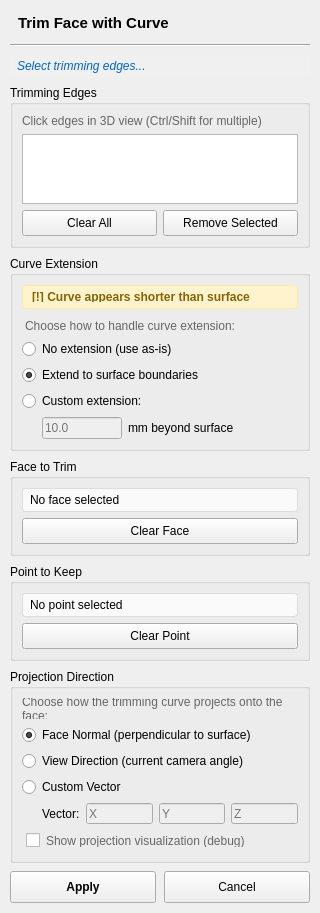
<?xml version="1.0" encoding="UTF-8"?>
<!-- 
Trim Face Dialog UI - Qt Designer XML Layout

This UI file demonstrates conditional rendering for Phase 1 of Automatic Curve Extension.
Key UI patterns for novices to understand:

1. Conditional Visibility: extensionGroup is hidden by default (visible=false)
   - Shown/hidden programmatically based on curve coverage detection
   - Like React's {condition && <Component />} but with setVisible()

2. Event-Ready Structure: All interactive elements have object names
   - These names are referenced in dialog_panel.py for event handling
   - Example: extensionNoneRadio connects to on_extension_changed()

3. Progressive Disclosure: Advanced options appear when needed
   - Extension controls only show when curves are detected as short
   - Keeps interface clean for common use cases

4. Layout Hierarchy: Proper grouping with QGroupBox containers
   - Organizes related controls visually and logically
   - Makes the interface easier to understand and navigate
-->
<ui version="4.0">
    <class>TrimFaceDialog</class>
    <widget class="QWidget" name="TrimFaceDialog">
        <property name="geometry">
            <rect>
                <x>0</x>
                <y>0</y>
                <width>320</width>
                <height>480</height>
            </rect>
        </property>
        <property name="windowTitle">
            <string>Trim Face</string>
        </property>
        <layout class="QVBoxLayout" name="verticalLayout">
            <property name="spacing">
                <number>8</number>
            </property>
            <property name="leftMargin">
                <number>10</number>
            </property>
            <property name="topMargin">
                <number>10</number>
            </property>
            <property name="rightMargin">
                <number>10</number>
            </property>
            <property name="bottomMargin">
                <number>10</number>
            </property>
            <item>
                <widget class="QLabel" name="titleLabel">
                    <property name="text">
                        <string>Trim Face with Curve</string>
                    </property>
                    <property name="styleSheet">
                        <string notr="true">font-weight: bold; font-size: 11pt; padding: 4px;</string>
                    </property>
                </widget>
            </item>
            <item>
                <widget class="Line" name="line">
                    <property name="orientation">
                        <enum>Qt::Horizontal</enum>
                    </property>
                </widget>
            </item>
            <item>
                <widget class="QLabel" name="statusLabel">
                    <property name="text">
                        <string>Select trimming edges...</string>
                    </property>
                    <property name="styleSheet">
                        <string notr="true">color: #0066cc; font-style: italic; padding: 4px;
                            background-color: #f0f0f0; border-radius: 3px;</string>
                    </property>
                    <property name="wordWrap">
                        <bool>true</bool>
                    </property>
                </widget>
            </item>
            <item>
                <widget class="QGroupBox" name="curvesGroup">
                    <property name="title">
                        <string>Trimming Edges</string>
                    </property>
                    <layout class="QVBoxLayout" name="verticalLayout_2">
                        <item>
                            <widget class="QLabel" name="curveHintLabel">
                                <property name="text">
                                    <string>Click edges in 3D view (Ctrl/Shift for multiple)</string>
                                </property>
                                <property name="styleSheet">
                                    <string notr="true">color: #666; font-size: 9pt;</string>
                                </property>
                            </widget>
                        </item>
                        <item>
                            <widget class="QListWidget" name="curveListWidget">
                                <property name="maximumSize">
                                    <size>
                                        <width>16777215</width>
                                        <height>90</height>
                                    </size>
                                </property>
                            </widget>
                        </item>
                        <item>
                            <layout class="QHBoxLayout" name="curveButtonLayout">
                                <item>
                                    <widget class="QPushButton" name="clearCurvesButton">
                                        <property name="text">
                                            <string>Clear All</string>
                                        </property>
                                        <property name="minimumSize">
                                            <size>
                                                <width>0</width>
                                                <height>26</height>
                                            </size>
                                        </property>
                                    </widget>
                                </item>
                                <item>
                                    <widget class="QPushButton" name="removeCurveButton">
                                        <property name="text">
                                            <string>Remove Selected</string>
                                        </property>
                                        <property name="minimumSize">
                                            <size>
                                                <width>0</width>
                                                <height>26</height>
                                            </size>
                                        </property>
                                    </widget>
                                </item>
                            </layout>
                        </item>
                    </layout>
                </widget>
            </item>
            <!-- 
  Phase 1: Conditional UI Group for Automatic Curve Extension
  
  This group demonstrates conditional rendering - it's hidden by default
  and only shown when curves are detected as shorter than the face surface.
  
  Key implementation details:
  - visible="false": Hidden until detection shows extension is needed
  - extensionWarningLabel: Yellow warning to alert user
  - Three radio buttons: User choices for extension handling
  - Custom extension widget: Only enabled when custom radio is selected
  
  Integration point: dialog_panel.py.check_and_show_extension_controls()
  -->
            <item>
                <widget class="QGroupBox" name="extensionGroup">
                    <property name="title">
                        <string>Curve Extension</string>
                    </property>
                    <!-- Conditional Rendering: Hidden by default, shown when needed -->
                    <property name="visible">
                        <bool>false</bool>
                    </property>
                    <layout class="QVBoxLayout" name="verticalLayout_extension">
                        <item>
                            <widget class="QLabel" name="extensionWarningLabel">
                                <property name="text">
                                    <string>[!] Curve appears shorter than surface</string>
                                </property>
                                <!-- Warning styling: Yellow background to draw attention -->
                                <property name="styleSheet">
                                    <string notr="true">color: #856404; background-color: #fff3cd;
                                        border: 1px solid #ffeaa7; border-radius: 3px; padding: 6px;
                                        font-weight: bold;</string>
                                </property>
                            </widget>
                        </item>
                        <item>
                            <widget class="QLabel" name="extensionHintLabel">
                                <property name="text">
                                    <string>Choose how to handle curve extension:</string>
                                </property>
                                <property name="styleSheet">
                                    <string notr="true">color: #666; font-size: 9pt; padding-top:
                                        4px;</string>
                                </property>
                            </widget>
                        </item>
                        <!-- Extension Mode Options: User preference capture -->
                        <item>
                            <widget class="QRadioButton" name="extensionNoneRadio">
                                <property name="text">
                                    <string>No extension (use as-is)</string>
                                </property>
                            </widget>
                        </item>
                        <item>
                            <widget class="QRadioButton" name="extensionBoundaryRadio">
                                <property name="text">
                                    <string>Extend to surface boundaries</string>
                                </property>
                                <!-- Default choice: Most users will want this option -->
                                <property name="checked">
                                    <bool>true</bool>
                                </property>
                            </widget>
                        </item>
                        <item>
                            <widget class="QRadioButton" name="extensionCustomRadio">
                                <property name="text">
                                    <string>Custom extension:</string>
                                </property>
                            </widget>
                        </item>
                        <!-- Conditional Input: Only enabled when custom radio is selected -->
                        <item>
                            <widget class="QWidget" name="customExtensionWidget" native="true">
                                <layout class="QHBoxLayout" name="horizontalLayout_extension">
                                    <property name="leftMargin">
                                        <number>20</number>
                                    </property>
                                    <property name="topMargin">
                                        <number>0</number>
                                    </property>
                                    <property name="rightMargin">
                                        <number>0</number>
                                    </property>
                                    <property name="bottomMargin">
                                        <number>0</number>
                                    </property>
                                    <item>
                                        <widget class="QLineEdit" name="extensionDistanceEdit">
                                            <property name="enabled">
                                                <bool>false</bool>
                                            </property>
                                            <property name="maximumSize">
                                                <size>
                                                    <width>80</width>
                                                    <height>16777215</height>
                                                </size>
                                            </property>
                                            <property name="placeholderText">
                                                <string>10.0</string>
                                            </property>
                                        </widget>
                                    </item>
                                    <item>
                                        <widget class="QLabel" name="extensionUnitLabel">
                                            <property name="text">
                                                <string>mm beyond surface</string>
                                            </property>
                                        </widget>
                                    </item>
                                    <item>
                                        <spacer name="horizontalSpacer_extension">
                                            <property name="orientation">
                                                <enum>Qt::Horizontal</enum>
                                            </property>
                                            <property name="sizeHint" stdset="0">
                                                <size>
                                                    <width>40</width>
                                                    <height>20</height>
                                                </size>
                                            </property>
                                        </spacer>
                                    </item>
                                </layout>
                            </widget>
                        </item>
                    </layout>
                </widget>
            </item>
            <item>
                <widget class="QGroupBox" name="faceGroup">
                    <property name="title">
                        <string>Face to Trim</string>
                    </property>
                    <layout class="QVBoxLayout" name="verticalLayout_3">
                        <item>
                            <widget class="QLabel" name="faceLabel">
                                <property name="text">
                                    <string>No face selected</string>
                                </property>
                                <property name="styleSheet">
                                    <string notr="true">padding: 4px; background-color: #fafafa;
                                        border: 1px solid #ddd; border-radius: 3px;</string>
                                </property>
                            </widget>
                        </item>
                        <item>
                            <widget class="QPushButton" name="clearFaceButton">
                                <property name="text">
                                    <string>Clear Face</string>
                                </property>
                                <property name="minimumSize">
                                    <size>
                                        <width>0</width>
                                        <height>26</height>
                                    </size>
                                </property>
                            </widget>
                        </item>
                    </layout>
                </widget>
            </item>
            <item>
                <widget class="QGroupBox" name="pointGroup">
                    <property name="title">
                        <string>Point to Keep</string>
                    </property>
                    <layout class="QVBoxLayout" name="verticalLayout_4">
                        <item>
                            <widget class="QLabel" name="pointLabel">
                                <property name="text">
                                    <string>No point selected</string>
                                </property>
                                <property name="styleSheet">
                                    <string notr="true">padding: 4px; background-color: #fafafa;
                                        border: 1px solid #ddd; border-radius: 3px;</string>
                                </property>
                            </widget>
                        </item>
                        <item>
                            <widget class="QPushButton" name="clearPointButton">
                                <property name="text">
                                    <string>Clear Point</string>
                                </property>
                                <property name="minimumSize">
                                    <size>
                                        <width>0</width>
                                        <height>26</height>
                                    </size>
                                </property>
                            </widget>
                        </item>
                    </layout>
                </widget>
            </item>
            <item>
                <widget class="QGroupBox" name="directionGroup">
                    <property name="title">
                        <string>Projection Direction</string>
                    </property>
                    <layout class="QVBoxLayout" name="verticalLayout_5">
                        <item>
                            <widget class="QLabel" name="directionHintLabel">
                                <property name="text">
                                    <string>Choose how the trimming curve projects onto the face:</string>
                                </property>
                                <property name="styleSheet">
                                    <string notr="true">color: #666; font-size: 9pt;</string>
                                </property>
                                <property name="wordWrap">
                                    <bool>true</bool>
                                </property>
                            </widget>
                        </item>
                        <item>
                            <widget class="QRadioButton" name="directionNormalRadio">
                                <property name="text">
                                    <string>Face Normal (perpendicular to surface)</string>
                                </property>
                                <property name="checked">
                                    <bool>true</bool>
                                </property>
                            </widget>
                        </item>
                        <item>
                            <widget class="QRadioButton" name="directionViewRadio">
                                <property name="text">
                                    <string>View Direction (current camera angle)</string>
                                </property>
                            </widget>
                        </item>
                        <item>
                            <widget class="QRadioButton" name="directionCustomRadio">
                                <property name="text">
                                    <string>Custom Vector</string>
                                </property>
                            </widget>
                        </item>
                        <item>
                            <widget class="QWidget" name="customVectorWidget" native="true">
                                <layout class="QHBoxLayout" name="horizontalLayout_2">
                                    <property name="leftMargin">
                                        <number>20</number>
                                    </property>
                                    <property name="topMargin">
                                        <number>0</number>
                                    </property>
                                    <property name="rightMargin">
                                        <number>0</number>
                                    </property>
                                    <property name="bottomMargin">
                                        <number>0</number>
                                    </property>
                                    <item>
                                        <widget class="QLabel" name="vectorLabel">
                                            <property name="text">
                                                <string>Vector:</string>
                                            </property>
                                        </widget>
                                    </item>
                                    <item>
                                        <widget class="QLineEdit" name="vectorXEdit">
                                            <property name="enabled">
                                                <bool>false</bool>
                                            </property>
                                            <property name="placeholderText">
                                                <string>X</string>
                                            </property>
                                        </widget>
                                    </item>
                                    <item>
                                        <widget class="QLineEdit" name="vectorYEdit">
                                            <property name="enabled">
                                                <bool>false</bool>
                                            </property>
                                            <property name="placeholderText">
                                                <string>Y</string>
                                            </property>
                                        </widget>
                                    </item>
                                    <item>
                                        <widget class="QLineEdit" name="vectorZEdit">
                                            <property name="enabled">
                                                <bool>false</bool>
                                            </property>
                                            <property name="placeholderText">
                                                <string>Z</string>
                                            </property>
                                        </widget>
                                    </item>
                                </layout>
                            </widget>
                        </item>
                        <!-- Projection Visualizer Toggle -->
                        <item>
                            <widget class="QCheckBox" name="projectionVisualizerCheck">
                                <property name="text">
                                    <string>Show projection visualization (debug)</string>
                                </property>
                                <property name="toolTip">
                                    <string>Visualize how curves project onto the face with colored
                                        points and lines</string>
                                </property>
                                <property name="checked">
                                    <bool>false</bool>
                                </property>
                                <property name="styleSheet">
                                    <string notr="true">color: #666; font-size: 9pt; padding: 4px;</string>
                                </property>
                            </widget>
                        </item>
                    </layout>
                </widget>
            </item>
            <item>
                <spacer name="verticalSpacer">
                    <property name="orientation">
                        <enum>Qt::Vertical</enum>
                    </property>
                    <property name="sizeHint" stdset="0">
                        <size>
                            <width>20</width>
                            <height>40</height>
                        </size>
                    </property>
                </spacer>
            </item>
            <item>
                <layout class="QHBoxLayout" name="buttonLayout">
                    <item>
                        <widget class="QPushButton" name="applyButton">
                            <property name="text">
                                <string>Apply</string>
                            </property>
                            <property name="minimumSize">
                                <size>
                                    <width>90</width>
                                    <height>32</height>
                                </size>
                            </property>
                            <property name="styleSheet">
                                <string notr="true">QPushButton { font-weight: bold; }</string>
                            </property>
                        </widget>
                    </item>
                    <item>
                        <widget class="QPushButton" name="cancelButton">
                            <property name="text">
                                <string>Cancel</string>
                            </property>
                            <property name="minimumSize">
                                <size>
                                    <width>90</width>
                                    <height>32</height>
                                </size>
                            </property>
                        </widget>
                    </item>
                </layout>
            </item>
        </layout>
    </widget>
    <resources />
    <connections />
</ui>
